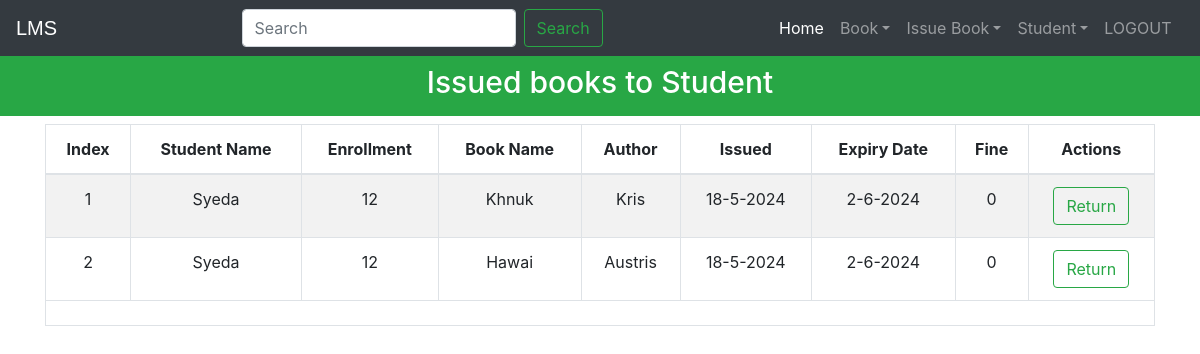
The page /viewissuedbook (signed in) on the database its author committed.
### library/models.py (models this page shows, shortened)
class StudentExtra(models.Model):
    user=models.OneToOneField(User,on_delete=models.CASCADE)
    enrollment = models.CharField(max_length=40)
    branch = models.CharField(max_length=40)
    @property
    def get_name(self):
        return self.user.first_name

class Book(models.Model):
    catchoice= [
        ('education', 'Education'),
        ('entertainment', 'Entertainment'),
        ('comics', 'Comics'),
        ('biography', 'Biography'),
        ('history', 'History'),
        ('novel', 'Novel'),
        ('fantasy', 'Fantasy'),
        ('thriller', 'Thriller'),
        ('romance', 'Romance'),
        ('scifi','Sci-Fi')
        ]
    name=models.CharField(max_length=30)
    isbn=models.PositiveIntegerField()
    author=models.CharField(max_length=40)
    category=models.CharField(max_length=30,choices=catchoice,default='education')

### library/views.py (the view)
# urls.py: path('viewissuedbook', views.viewissuedbook_view),
@login_required(login_url='adminlogin')
@user_passes_test(is_admin)
def viewissuedbook_view(request):
    issuedbooks=models.IssuedBook.objects.all()
    li=[]
    for ib in issuedbooks:
        issdate=str(ib.issuedate.day)+'-'+str(ib.issuedate.month)+'-'+str(ib.issuedate.year)
        expdate=str(ib.expirydate.day)+'-'+str(ib.expirydate.month)+'-'+str(ib.expirydate.year)
        days=(date.today()-ib.issuedate)
        print(date.today())
        d=days.days
        fine=0
        if d>15:
            day=d-15
            fine=day*10
        books=list(models.Book.objects.filter(isbn=ib.isbn))
        students=list(models.StudentExtra.objects.filter(enrollment=ib.enrollment))
        i=0
        for l in books:
            t=(students[i].get_name,students[i].enrollment,books[i].name,books[i].author,issdate,expdate,fine)
            i=i+1
            li.append(t)
    return render(request,'library/viewissuedbook.html',{'li':li})

### library/views.py (called while the page is built)
def is_admin(user):
    return user.groups.filter(name='ADMIN').exists()

### templates/library/viewissuedbook.html (shortened to what this page needs)
<!DOCTYPE html>
<html lang="en" dir="ltr">
  <head>
  </head>
  <body>
    {% include "library/navbaradmin.html" %}
    <br>
    <br>
    <h3 class="p-3 mb-2 bg-success text-white" style = 'font-size: 30px;text-align:center;margin-bottom:0px;'>Issued books to Student</h3>
{% if li%}
    <div class="container">
      <table class="table table-hover table-condensed table-striped table-bordered">
        <thead>
        <tr align="center">
        <th>Index</th>
        <th>Student Name</th>
        <th>Enrollment</th>
        <th>Book Name</th>
        <th>Author</th>
        <th>Issued</th>
        <th>Expiry Date</th>
        <th>Fine</th>
        <th>Actions</th>
        </tr>
        </thead>
        <tfoot>
        <tr>
        <td colspan="9">
        </td>
        </tr>
        </tfoot>
        <tbody>
          {% for t in li %}
            <tr align="center">
              <td >{{forloop.counter}}</td>
              <td>{{t.0}}</td>
              <td>{{t.1}}</td>
              <td>{{t.2}}</td>
              <td>{{t.3}}</td>
              <td>{{t.4}}</td>
              <td>{{t.5}}</td>
              <td>{{t.6}}</td>
              <td>
                <a href=""><button type="button" class="btn btn-outline-success my-2 my-sm-0" >Return</button></a>
              </td>
            </tr>
            {%endfor%}
        </tbody>
        </table>
    </div>
    {%else%}
    <h1> 0 book Issued</h1>
    {%endif%}
    <br><br><br><br><br><br><br><br><br>
  {% include "library/footer.html" %}
  </body>
</html>

### rows shown on the page
StudentExtra: enrollment "12" "12"
Book: name "Khnuk", author "Kris"
Book: name "Hawai", author "Austris"

### other values the page prints
{{ t.0 }} "Syeda" "Syeda"
{{ t.4 }} "18-5-2024" "18-5-2024"
{{ t.5 }} "2-6-2024" "2-6-2024"
{{ t.6 }} "0" "0"
